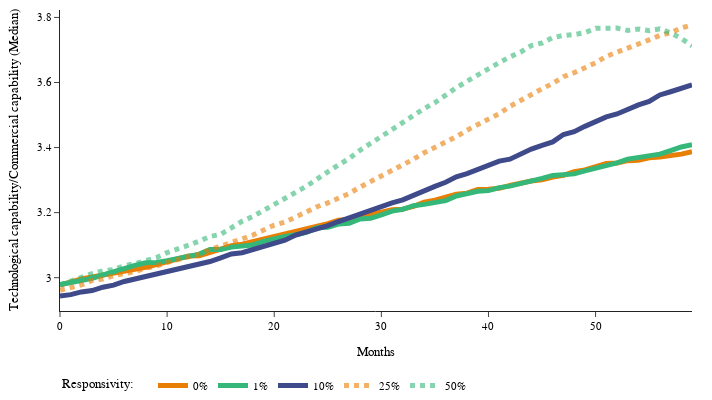

The notebook cell this image was saved under:
### Code cell
dataFrame0 = endDF.loc[endDF['rs_t'] == 0].groupby(['time_t'], as_index=False).median()
x_variable_to_show0 = "tc_t"
y_variable_to_show0 = 'cc_t'

dataFrame1 = endDF.loc[endDF['rs_t'] == 0.01].groupby(['time_t'], as_index=False).median()
x_variable_to_show1 = "tc_t"
y_variable_to_show1 = 'cc_t'

dataFrame2 = endDF.loc[endDF['rs_t'] == 0.1].groupby(['time_t'], as_index=False).median()
x_variable_to_show2 = "tc_t"
y_variable_to_show2 = 'cc_t'

dataFrame3 = endDF.loc[endDF['rs_t'] == 0.25].groupby(['time_t'], as_index=False).median()
x_variable_to_show3 = 'tc_t'
y_variable_to_show3 = 'cc_t'

dataFrame4 = endDF.loc[endDF['rs_t'] == 0.5].groupby(['time_t'], as_index=False).median()
x_variable_to_show4 = 'tc_t'
y_variable_to_show4 = 'cc_t'


fig = go.Figure(go.Scatter(x= list(range(60)),
                           y = dataFrame0[x_variable_to_show0]/dataFrame0[y_variable_to_show0],
                           line=dict(color='rgba(232,126,4,1)'   ,width=5),name='0%'))

fig.add_trace(go.Scatter(x= list(range(60)),
                           y = dataFrame1[x_variable_to_show0]/dataFrame1[y_variable_to_show0],
                           line=dict(color='rgba(53,183,121,1)'  ,width=5),
                          name='1%'))
              
fig.add_trace(go.Scatter(x= list(range(60)),
                           y = dataFrame2[x_variable_to_show0]/dataFrame2[y_variable_to_show0],
                           line=dict(color='rgba(62,74,137,1)'   ,width=5),
                          name='10%'))
fig.add_trace(go.Scatter(x= list(range(60)),
                           y = dataFrame3[x_variable_to_show0]/dataFrame3[y_variable_to_show0],
                           line=dict(color='rgba(232,126,4,0.6)' ,width=5, dash='dot'),
                          name='25%'))
fig.add_trace(go.Scatter(x= list(range(60)),
                           y = dataFrame4[x_variable_to_show0]/dataFrame4[y_variable_to_show0],
                           line=dict(color='rgba(53,183,121,0.6)',width=5, dash='dot'),
                          name='50%'))


fig.update_yaxes(automargin=True)
fig.update_xaxes(automargin=True)
fig.update_layout(template="simple_white",
                 xaxis_title='Months',
                 yaxis_title='Technological capability/Commercial capability (Median)')
fig.update_layout(margin=dict(t=10, l=60, r=20, b=0))

fig.update_layout(legend=dict(
    y=-0.2,
    orientation="h",
))

fig.update_layout(legend_title_text='Responsivity:    ',autosize=False)
font_size=11
fig.update_layout(font=dict(family='Calibri', size=font_size, color='Black'))
fig.update_layout(autosize=False,width=712.006717,height=400.4723666,legend=dict(y=-0.2,orientation="h"))
for i in fig['layout']['annotations']:
    i['font'] = dict(size=font_size,color='Black')
fig.write_image("tc-cc.png")
fig.show()

### Figure 1 — Plotly figure (JSON) as saved in the notebook; plotly's stock layout.template omitted (floating-point values rounded to 4 significant figures)
{"data": [{"line": {"color": "rgba(232,126,4,1)", "width": 5}, "name": "0%", "type": "scatter", "x": [0, 1, 2, 3, 4, 5, 6, 7, 8, 9, 10, 11, 12, 13, 14, 15, 16, 17, 18, 19, 20, 21, 22, 23, 24, 25, 26, 27, 28, 29, 30, 31, 32, 33, 34, 35, 36, 37, 38, 39, 40, 41, 42, 43, 44, 45, 46, 47, 48, 49, 50, 51, 52, 53, 54, 55, 56, 57, 58, 59], "y": [2.978, 2.988, 2.997, 3.002, 3.008, 3.016, 3.022, 3.024, 3.032, 3.04, 3.048, 3.058, 3.066, 3.067, 3.079, 3.087, 3.098, 3.103, 3.111, 3.12, 3.126, 3.136, 3.143, 3.149, 3.16, 3.166, 3.176, 3.18, 3.19, 3.194, 3.202, 3.209, 3.211, 3.219, 3.232, 3.238, 3.246, 3.257, 3.26, 3.271, 3.272, 3.275, 3.284, 3.291, 3.297, 3.301, 3.31, 3.314, 3.326, 3.331, 3.342, 3.351, 3.353, 3.36, 3.361, 3.369, 3.371, 3.373, 3.38, 3.387]}, {"line": {"color": "rgba(53,183,121,1)", "width": 5}, "name": "1%", "type": "scatter", "x": [0, 1, 2, 3, 4, 5, 6, 7, 8, 9, 10, 11, 12, 13, 14, 15, 16, 17, 18, 19, 20, 21, 22, 23, 24, 25, 26, 27, 28, 29, 30, 31, 32, 33, 34, 35, 36, 37, 38, 39, 40, 41, 42, 43, 44, 45, 46, 47, 48, 49, 50, 51, 52, 53, 54, 55, 56, 57, 58, 59], "y": [2.979, 2.984, 2.991, 2.998, 3.009, 3.015, 3.029, 3.038, 3.046, 3.047, 3.052, 3.058, 3.068, 3.072, 3.087, 3.087, 3.094, 3.097, 3.101, 3.112, 3.12, 3.127, 3.132, 3.139, 3.154, 3.155, 3.165, 3.167, 3.18, 3.183, 3.193, 3.205, 3.21, 3.221, 3.225, 3.232, 3.237, 3.251, 3.26, 3.266, 3.268, 3.277, 3.282, 3.291, 3.3, 3.305, 3.314, 3.318, 3.319, 3.328, 3.336, 3.343, 3.353, 3.365, 3.369, 3.377, 3.38, 3.391, 3.402, 3.409]}, {"line": {"color": "rgba(62,74,137,1)", "width": 5}, "name": "10%", "type": "scatter", "x": [0, 1, 2, 3, 4, 5, 6, 7, 8, 9, 10, 11, 12, 13, 14, 15, 16, 17, 18, 19, 20, 21, 22, 23, 24, 25, 26, 27, 28, 29, 30, 31, 32, 33, 34, 35, 36, 37, 38, 39, 40, 41, 42, 43, 44, 45, 46, 47, 48, 49, 50, 51, 52, 53, 54, 55, 56, 57, 58, 59], "y": [2.944, 2.948, 2.956, 2.961, 2.971, 2.977, 2.988, 2.996, 3.001, 3.01, 3.016, 3.025, 3.033, 3.043, 3.05, 3.061, 3.073, 3.077, 3.086, 3.095, 3.106, 3.115, 3.131, 3.14, 3.149, 3.16, 3.173, 3.184, 3.199, 3.21, 3.221, 3.23, 3.239, 3.254, 3.269, 3.281, 3.293, 3.31, 3.32, 3.333, 3.346, 3.358, 3.364, 3.381, 3.395, 3.407, 3.417, 3.44, 3.449, 3.465, 3.478, 3.494, 3.503, 3.518, 3.531, 3.542, 3.562, 3.572, 3.581, 3.593]}, {"line": {"color": "rgba(232,126,4,0.6)", "dash": "dot", "width": 5}, "name": "25%", "type": "scatter", "x": [0, 1, 2, 3, 4, 5, 6, 7, 8, 9, 10, 11, 12, 13, 14, 15, 16, 17, 18, 19, 20, 21, 22, 23, 24, 25, 26, 27, 28, 29, 30, 31, 32, 33, 34, 35, 36, 37, 38, 39, 40, 41, 42, 43, 44, 45, 46, 47, 48, 49, 50, 51, 52, 53, 54, 55, 56, 57, 58, 59], "y": [2.961, 2.968, 2.978, 2.991, 2.996, 3.006, 3.012, 3.019, 3.03, 3.036, 3.047, 3.055, 3.065, 3.073, 3.086, 3.096, 3.11, 3.119, 3.131, 3.147, 3.162, 3.171, 3.187, 3.203, 3.218, 3.23, 3.244, 3.259, 3.278, 3.295, 3.311, 3.33, 3.347, 3.364, 3.384, 3.4, 3.419, 3.434, 3.453, 3.472, 3.487, 3.504, 3.527, 3.545, 3.564, 3.581, 3.597, 3.618, 3.63, 3.644, 3.66, 3.681, 3.692, 3.707, 3.719, 3.731, 3.745, 3.753, 3.768, 3.777]}, {"line": {"color": "rgba(53,183,121,0.6)", "dash": "dot", "width": 5}, "name": "50%", "type": "scatter", "x": [0, 1, 2, 3, 4, 5, 6, 7, 8, 9, 10, 11, 12, 13, 14, 15, 16, 17, 18, 19, 20, 21, 22, 23, 24, 25, 26, 27, 28, 29, 30, 31, 32, 33, 34, 35, 36, 37, 38, 39, 40, 41, 42, 43, 44, 45, 46, 47, 48, 49, 50, 51, 52, 53, 54, 55, 56, 57, 58, 59], "y": [2.978, 2.988, 3.001, 3.013, 3.021, 3.025, 3.037, 3.043, 3.051, 3.062, 3.077, 3.087, 3.1, 3.113, 3.127, 3.133, 3.155, 3.173, 3.188, 3.206, 3.224, 3.24, 3.262, 3.281, 3.301, 3.325, 3.347, 3.366, 3.391, 3.413, 3.436, 3.456, 3.476, 3.5, 3.52, 3.538, 3.564, 3.584, 3.604, 3.624, 3.643, 3.661, 3.679, 3.693, 3.714, 3.721, 3.738, 3.745, 3.747, 3.753, 3.766, 3.768, 3.767, 3.76, 3.764, 3.759, 3.765, 3.753, 3.736, 3.713]}], "layout": {"autosize": false, "font": {"color": "Black", "family": "Calibri", "size": 11}, "height": 400.5, "legend": {"orientation": "h", "title": {"text": "Responsivity:    "}, "x": 0, "y": -0.2}, "margin": {"b": 0, "l": 60, "r": 20, "t": 10}, "width": 712.0, "xaxis": {"automargin": true, "autorange": true, "range": [0, 59], "title": {"text": "Months"}, "type": "linear"}, "yaxis": {"automargin": true, "autorange": true, "range": [2.898, 3.823], "title": {"text": "Technological capability/Commercial capability (Median)"}, "type": "linear"}}}
